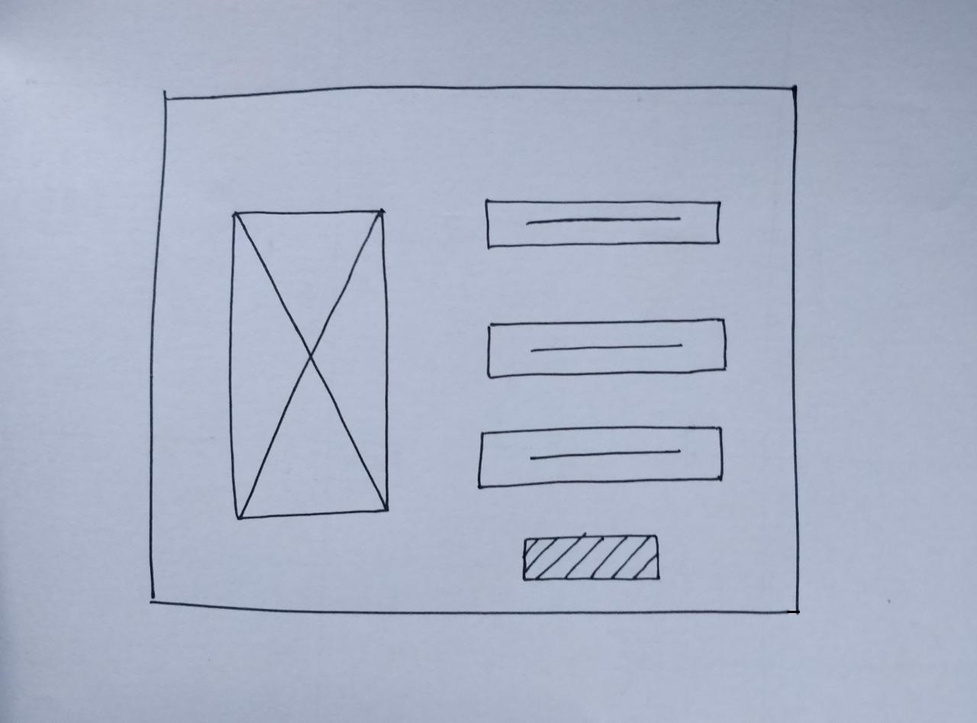
#> input picture 8thSemProject/modules/1.jpeg, 977 x 723 px, shrunk from 1280 x 947 before the run
$ python betterrect.py
#> lines starting #> are read from the running program, lines starting #| are printed output that depends on the picture; after the words box and inside, x2 and y2 are one past the last pixel; in counts of white or black regions, pixels touching at a corner belong together
import cv2
import os


image = cv2.imread("1.jpeg")
#> image is the input picture: shape (723, 977, 3); mean B, G, R 198.9, 178.2, 170
gray = cv2.cvtColor(image, cv2.COLOR_BGR2GRAY)
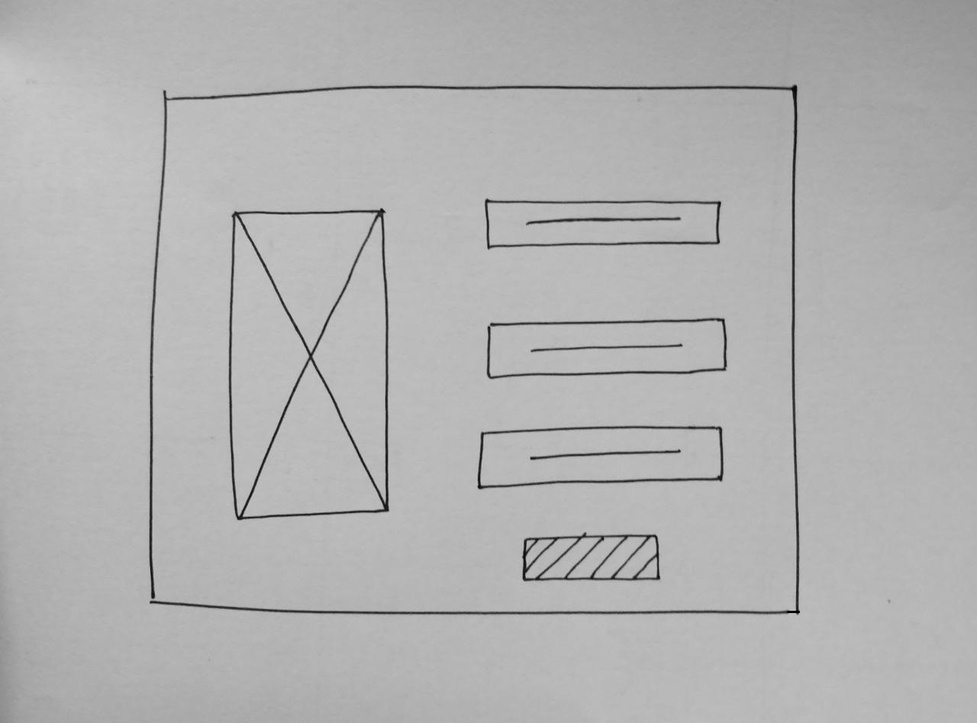
#> gray: shape (723, 977); min 1, max 202, mean 178.1
blurred = cv2.GaussianBlur(gray, (3, 3), 0)
canny = cv2.Canny(blurred, 120, 255, 1)
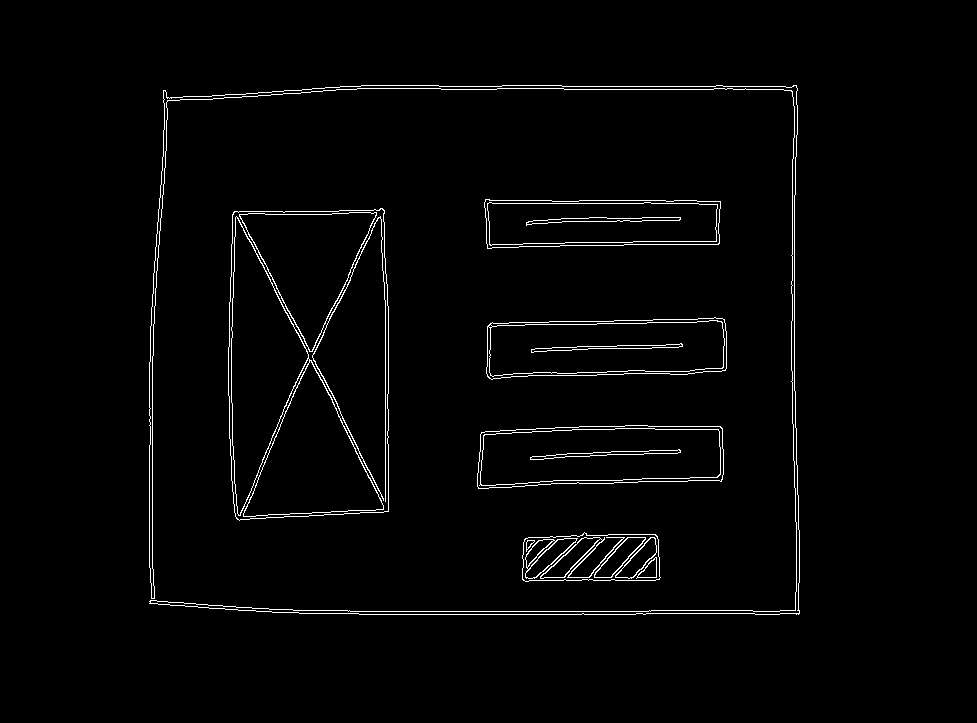
#> canny: shape (723, 977); 2% white in thin lines or dots, all inside (x1, y1, x2, y2) = (149, 85, 800, 615)

# Find contours
cnts = cv2.findContours(canny, cv2.RETR_EXTERNAL, cv2.CHAIN_APPROX_SIMPLE)
#> cnts = 6 contours; box (x1, y1, x2, y2) and area: (228, 208, 389, 521) 47751, (477, 425, 724, 489) 13612, (486, 317, 727, 380) 12827, (484, 199, 721, 249) 10463, (149, 85, 800, 615) 6601, (522, 532, 661, 582) 6065
cnts = cnts[0] if len(cnts) == 2 else cnts[1]

# Iterate thorugh contours and draw rectangles around contours
for c in cnts:
    x,y,w,h = cv2.boundingRect(c)
    cv2.rectangle(image, (x, y), (x + w, y + h), (36,255,12), 2)
#> this loop made 6 passes
#> (x, y, w, h) on passes 1 to 6: (522, 532, 139, 50), (477, 425, 247, 64), (486, 317, 241, 63), (228, 208, 161, 313), (484, 199, 237, 50), (149, 85, 651, 530)
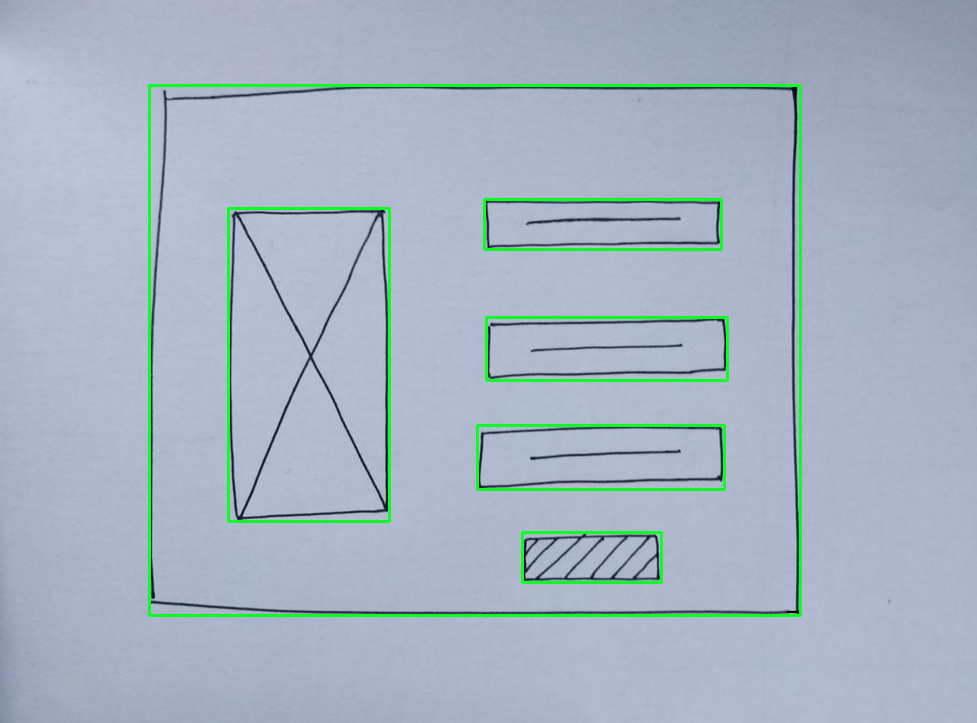
#> image: shape (723, 977, 3); 2.33% of pixels changed, all inside (x1, y1, x2, y2) = (148, 84, 802, 617)

cv2.imshow('canny', canny)
cv2.imshow('image', image)
cv2.imwrite('canny.png', canny)
cv2.imwrite('image.png', image)
cv2.waitKey(0)
